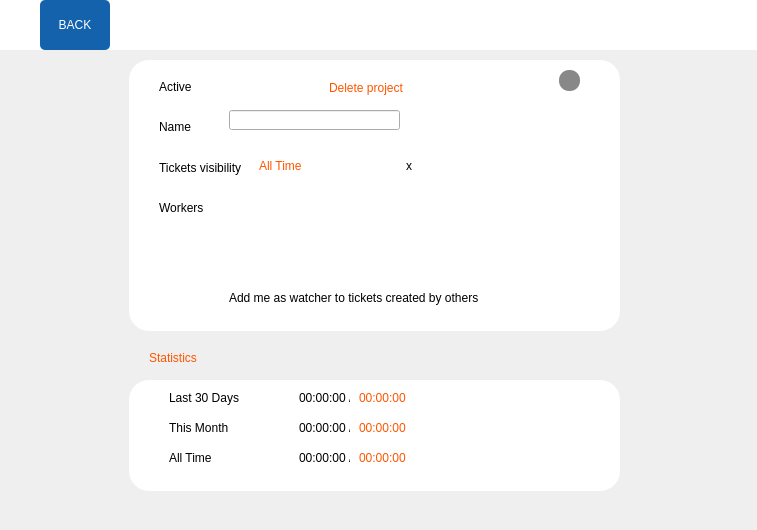
<?xml version="1.0" encoding="UTF-8"?>
<ui version="4.0">
 <class>Form</class>
 <widget class="QWidget" name="Form">
  <property name="geometry">
   <rect>
    <x>0</x>
    <y>0</y>
    <width>757</width>
    <height>530</height>
   </rect>
  </property>
  <property name="windowTitle">
   <string>Form</string>
  </property>
  <layout class="QHBoxLayout" name="horizontalLayout">
   <property name="spacing">
    <number>0</number>
   </property>
   <property name="leftMargin">
    <number>0</number>
   </property>
   <property name="topMargin">
    <number>0</number>
   </property>
   <property name="rightMargin">
    <number>0</number>
   </property>
   <property name="bottomMargin">
    <number>0</number>
   </property>
   <item>
    <layout class="QVBoxLayout" name="verticalLayout" stretch="0,1">
     <property name="spacing">
      <number>0</number>
     </property>
     <property name="sizeConstraint">
      <enum>QLayout::SetMaximumSize</enum>
     </property>
     <property name="bottomMargin">
      <number>10</number>
     </property>
     <item>
      <widget class="QWidget" name="widget" native="true">
       <property name="styleSheet">
        <string notr="true">background-color:white;
</string>
       </property>
       <layout class="QHBoxLayout" name="horizontalLayout_3">
        <property name="spacing">
         <number>0</number>
        </property>
        <property name="leftMargin">
         <number>0</number>
        </property>
        <property name="topMargin">
         <number>0</number>
        </property>
        <property name="rightMargin">
         <number>0</number>
        </property>
        <property name="bottomMargin">
         <number>0</number>
        </property>
        <item>
         <layout class="QHBoxLayout" name="horizontalLayout_2" stretch="0,0,1">
          <item>
           <spacer name="horizontalSpacer">
            <property name="orientation">
             <enum>Qt::Horizontal</enum>
            </property>
            <property name="sizeHint" stdset="0">
             <size>
              <width>40</width>
              <height>20</height>
             </size>
            </property>
           </spacer>
          </item>
          <item>
           <widget class="QPushButton" name="pushButton">
            <property name="styleSheet">
             <string notr="true">
QPushButton
{
 width:70px;
 height:50px;
  color: white;
  background-color: #1362AB;
  border-width: 0px;
  border-radius: 5px;
}

QPushButton:hover
{
  color: white;
  background-color: #1B91FF;
  border-width: 0px;
  border-radius: 5px;
}

QPushButton:pressed
{
  color: white;
  background-color: #074680;
  border-width: 0px;
  border-radius: 5px;
}</string>
            </property>
            <property name="text">
             <string>BACK</string>
            </property>
           </widget>
          </item>
          <item>
           <spacer name="horizontalSpacer_2">
            <property name="orientation">
             <enum>Qt::Horizontal</enum>
            </property>
            <property name="sizeHint" stdset="0">
             <size>
              <width>40</width>
              <height>20</height>
             </size>
            </property>
           </spacer>
          </item>
         </layout>
        </item>
       </layout>
      </widget>
     </item>
     <item>
      <layout class="QVBoxLayout" name="verticalLayout_3">
       <item>
        <layout class="QHBoxLayout" name="horizontalLayout_4" stretch="0,0,0">
         <item>
          <spacer name="horizontalSpacer_4">
           <property name="orientation">
            <enum>Qt::Horizontal</enum>
           </property>
           <property name="sizeHint" stdset="0">
            <size>
             <width>40</width>
             <height>20</height>
            </size>
           </property>
          </spacer>
         </item>
         <item>
          <widget class="QWidget" name="widget_2" native="true">
           <property name="sizePolicy">
            <sizepolicy hsizetype="Fixed" vsizetype="Expanding">
             <horstretch>10</horstretch>
             <verstretch>50</verstretch>
            </sizepolicy>
           </property>
           <property name="minimumSize">
            <size>
             <width>500</width>
             <height>0</height>
            </size>
           </property>
           <widget class="QPushButton" name="pushButton_2">
            <property name="geometry">
             <rect>
              <x>280</x>
              <y>60</y>
              <width>41</width>
              <height>23</height>
             </rect>
            </property>
            <property name="styleSheet">
             <string notr="true">QPushButton
{
  color: white;
  background-color: #1362AB;
  border-width: 0px;
  border-radius: 5px;
}

QPushButton:hover
{
  color: white;
  background-color: #1B91FF;
  border-width: 0px;
  border-radius: 5px;
}

QPushButton:pressed
{
  color: white;
  background-color: #074680;
  border-width: 0px;
  border-radius: 5px;
}</string>
            </property>
            <property name="text">
             <string>OK</string>
            </property>
           </widget>
           <widget class="QPushButton" name="pushButton_4">
            <property name="geometry">
             <rect>
              <x>30</x>
              <y>240</y>
              <width>51</width>
              <height>23</height>
             </rect>
            </property>
            <property name="styleSheet">
             <string notr="true">QPushButton
{
  background-color:transparent;
  border-radius: 10px;
   image: url(:/Images/images/btn_switch_on.png);
}</string>
            </property>
            <property name="text">
             <string/>
            </property>
           </widget>
           <widget class="QWidget" name="widget_3" native="true">
            <property name="geometry">
             <rect>
              <x>0</x>
              <y>10</y>
              <width>491</width>
              <height>271</height>
             </rect>
            </property>
            <property name="styleSheet">
             <string notr="true">QWidget {
background-color:white;
border:: 1px solid black;
border-radius:20px;
}</string>
            </property>
            <widget class="QLabel" name="label_8">
             <property name="geometry">
              <rect>
               <x>100</x>
               <y>230</y>
               <width>301</width>
               <height>16</height>
              </rect>
             </property>
             <property name="text">
              <string>Add me as watcher to tickets created by others</string>
             </property>
            </widget>
            <widget class="QPushButton" name="pushButton_5">
             <property name="geometry">
              <rect>
               <x>430</x>
               <y>10</y>
               <width>21</width>
               <height>21</height>
              </rect>
             </property>
             <property name="styleSheet">
              <string notr="true">QPushButton
{
  background-color:#888888;
  border-radius: 10px;
   image: url(:/Images/images/icon_07.png);
}

QPushButton:hover
{
  background-color:#000000;
border:1px solid #ffffff;
}</string>
             </property>
             <property name="text">
              <string/>
             </property>
            </widget>
           </widget>
           <widget class="QLabel" name="label_3">
            <property name="geometry">
             <rect>
              <x>30</x>
              <y>110</y>
              <width>111</width>
              <height>16</height>
             </rect>
            </property>
            <property name="text">
             <string>Tickets visibility</string>
            </property>
           </widget>
           <widget class="QLineEdit" name="lineEdit">
            <property name="geometry">
             <rect>
              <x>100</x>
              <y>60</y>
              <width>171</width>
              <height>20</height>
             </rect>
            </property>
           </widget>
           <widget class="QLabel" name="label">
            <property name="geometry">
             <rect>
              <x>30</x>
              <y>30</y>
              <width>47</width>
              <height>13</height>
             </rect>
            </property>
            <property name="text">
             <string>Active</string>
            </property>
           </widget>
           <widget class="QLabel" name="label_9">
            <property name="geometry">
             <rect>
              <x>20</x>
              <y>300</y>
              <width>101</width>
              <height>16</height>
             </rect>
            </property>
            <property name="styleSheet">
             <string notr="true">color:rgb(255, 85, 0)</string>
            </property>
            <property name="text">
             <string>Statistics</string>
            </property>
           </widget>
           <widget class="QWidget" name="widget_4" native="true">
            <property name="geometry">
             <rect>
              <x>0</x>
              <y>330</y>
              <width>491</width>
              <height>111</height>
             </rect>
            </property>
            <property name="styleSheet">
             <string notr="true">background-color:white;
border-radius:20px
</string>
            </property>
            <widget class="QLabel" name="label_10">
             <property name="geometry">
              <rect>
               <x>40</x>
               <y>10</y>
               <width>91</width>
               <height>16</height>
              </rect>
             </property>
             <property name="text">
              <string>Last 30 Days</string>
             </property>
            </widget>
            <widget class="QLabel" name="label_11">
             <property name="geometry">
              <rect>
               <x>40</x>
               <y>40</y>
               <width>91</width>
               <height>16</height>
              </rect>
             </property>
             <property name="text">
              <string>This Month</string>
             </property>
            </widget>
            <widget class="QLabel" name="label_12">
             <property name="geometry">
              <rect>
               <x>40</x>
               <y>70</y>
               <width>91</width>
               <height>16</height>
              </rect>
             </property>
             <property name="text">
              <string>All Time</string>
             </property>
            </widget>
            <widget class="QLabel" name="label_13">
             <property name="geometry">
              <rect>
               <x>170</x>
               <y>10</y>
               <width>51</width>
               <height>16</height>
              </rect>
             </property>
             <property name="text">
              <string>00:00:00 /</string>
             </property>
            </widget>
            <widget class="QLabel" name="label_14">
             <property name="geometry">
              <rect>
               <x>230</x>
               <y>10</y>
               <width>51</width>
               <height>16</height>
              </rect>
             </property>
             <property name="styleSheet">
              <string notr="true">color:rgb(255, 85, 0)</string>
             </property>
             <property name="text">
              <string>00:00:00</string>
             </property>
            </widget>
            <widget class="QLabel" name="label_15">
             <property name="geometry">
              <rect>
               <x>230</x>
               <y>40</y>
               <width>51</width>
               <height>16</height>
              </rect>
             </property>
             <property name="styleSheet">
              <string notr="true">color:rgb(255, 85, 0)</string>
             </property>
             <property name="text">
              <string>00:00:00</string>
             </property>
            </widget>
            <widget class="QLabel" name="label_16">
             <property name="geometry">
              <rect>
               <x>230</x>
               <y>70</y>
               <width>51</width>
               <height>16</height>
              </rect>
             </property>
             <property name="styleSheet">
              <string notr="true">color:rgb(255, 85, 0)</string>
             </property>
             <property name="text">
              <string>00:00:00</string>
             </property>
            </widget>
            <widget class="QLabel" name="label_17">
             <property name="geometry">
              <rect>
               <x>170</x>
               <y>40</y>
               <width>51</width>
               <height>16</height>
              </rect>
             </property>
             <property name="text">
              <string>00:00:00 /</string>
             </property>
            </widget>
            <widget class="QLabel" name="label_18">
             <property name="geometry">
              <rect>
               <x>170</x>
               <y>70</y>
               <width>51</width>
               <height>16</height>
              </rect>
             </property>
             <property name="text">
              <string>00:00:00 /</string>
             </property>
            </widget>
           </widget>
           <widget class="QLabel" name="label_2">
            <property name="geometry">
             <rect>
              <x>30</x>
              <y>70</y>
              <width>47</width>
              <height>13</height>
             </rect>
            </property>
            <property name="text">
             <string>Name</string>
            </property>
           </widget>
           <widget class="QLabel" name="label_5">
            <property name="geometry">
             <rect>
              <x>200</x>
              <y>30</y>
              <width>101</width>
              <height>16</height>
             </rect>
            </property>
            <property name="styleSheet">
             <string notr="true">color:rgb(255, 85, 0)</string>
            </property>
            <property name="text">
             <string>Delete project</string>
            </property>
           </widget>
           <widget class="QPushButton" name="pushButton_3">
            <property name="geometry">
             <rect>
              <x>100</x>
              <y>30</y>
              <width>41</width>
              <height>21</height>
             </rect>
            </property>
            <property name="styleSheet">
             <string notr="true">QPushButton
{
  background-color:transparent;
  border-radius: 10px;
   image: url(:/Images/images/btn_switch_on.png);
}</string>
            </property>
            <property name="text">
             <string/>
            </property>
           </widget>
           <widget class="QWidget" name="horizontalLayoutWidget_3">
            <property name="geometry">
             <rect>
              <x>130</x>
              <y>100</y>
              <width>160</width>
              <height>32</height>
             </rect>
            </property>
            <layout class="QHBoxLayout" name="horizontalLayout_5" stretch="1,0">
             <item>
              <widget class="QLabel" name="label_7">
               <property name="styleSheet">
                <string notr="true">color:rgb(255, 85, 0)</string>
               </property>
               <property name="text">
                <string>All Time</string>
               </property>
              </widget>
             </item>
             <item>
              <widget class="QPushButton" name="pushButton_6">
               <property name="styleSheet">
                <string notr="true">QPushButton
{
  color: black;
  width:20px;
  height:20px;
  background-color:transparent;
  border-width: 0px;
  border-radius: 3px;
}
QPushButton:hover
{
  background-color: #A9A9A9;
  
}</string>
               </property>
               <property name="text">
                <string>x</string>
               </property>
              </widget>
             </item>
            </layout>
           </widget>
           <widget class="QLabel" name="label_4">
            <property name="geometry">
             <rect>
              <x>30</x>
              <y>150</y>
              <width>91</width>
              <height>16</height>
             </rect>
            </property>
            <property name="text">
             <string>Workers</string>
            </property>
           </widget>
           <widget class="QWidget" name="gridLayoutWidget">
            <property name="geometry">
             <rect>
              <x>130</x>
              <y>140</y>
              <width>301</width>
              <height>80</height>
             </rect>
            </property>
            <layout class="QGridLayout" name="gridLayout"/>
           </widget>
          </widget>
         </item>
         <item>
          <spacer name="horizontalSpacer_3">
           <property name="orientation">
            <enum>Qt::Horizontal</enum>
           </property>
           <property name="sizeHint" stdset="0">
            <size>
             <width>40</width>
             <height>20</height>
            </size>
           </property>
          </spacer>
         </item>
        </layout>
       </item>
      </layout>
     </item>
    </layout>
   </item>
  </layout>
 </widget>
 <resources/>
 <connections/>
</ui>
